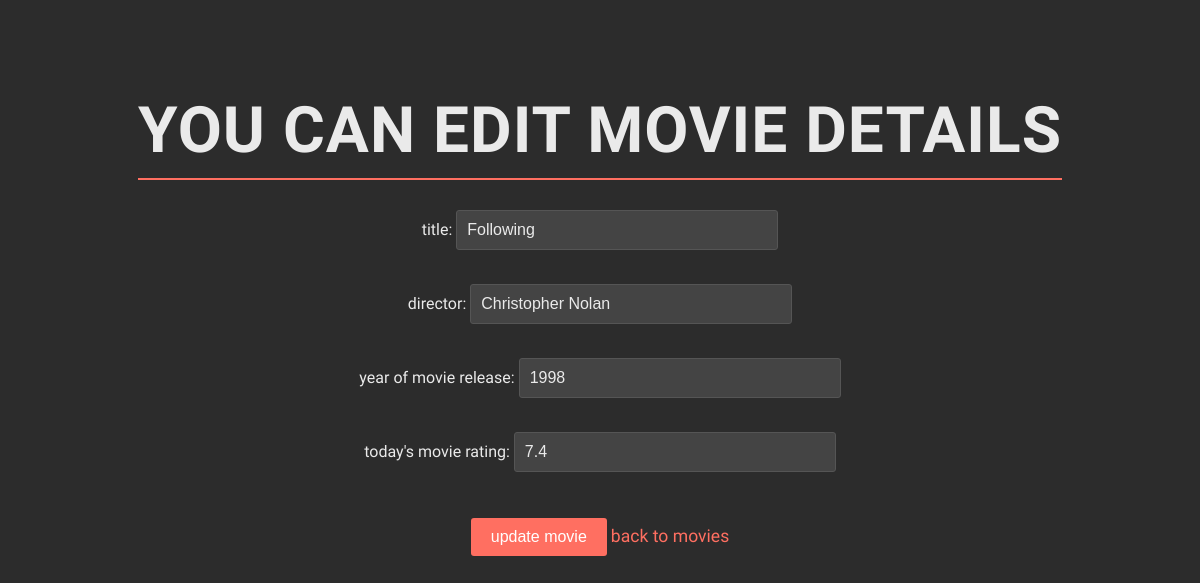
Page /movies/4/edit on the earlier database version.
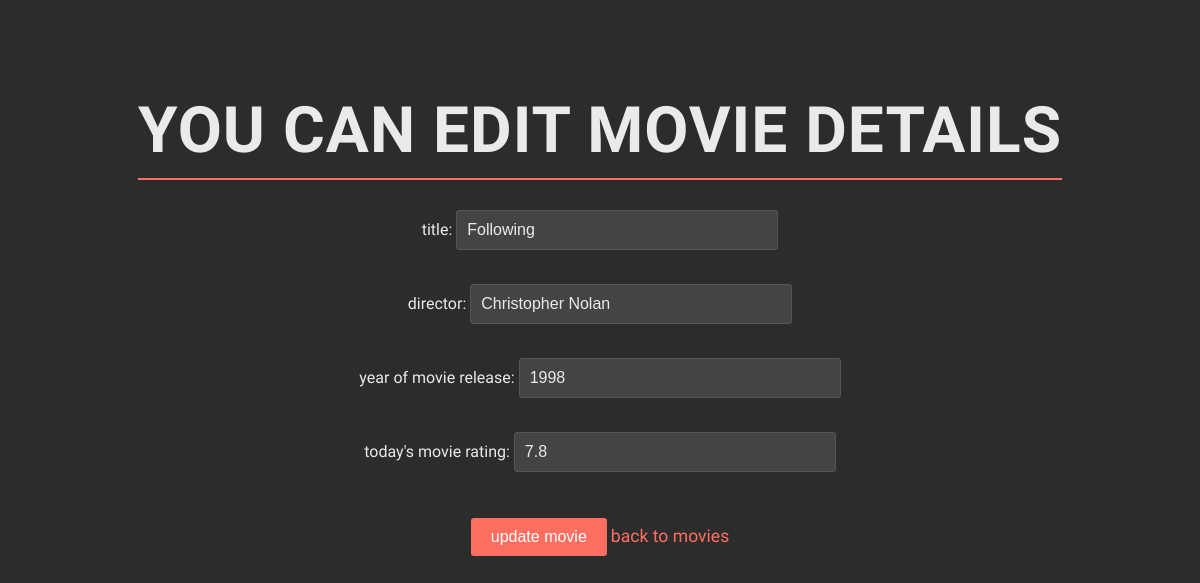
Same page on the later database version.
### data_models.py (models this page shows, shortened)
class Movie(db.Model):
    __tablename__ = 'movies'
    movie_id = db.Column(db.Integer, primary_key=True, autoincrement=True)
    title = db.Column(db.String(250), nullable=False)
    director = db.Column(db.String(200), nullable=False)
    release_year = db.Column(db.Integer, nullable=False)
    movie_rating = db.Column(db.Float, nullable=False)
    users = relationship('User', secondary=user_movies, back_populates='movies')

### app.py (the view, shortened to what this page needs)
@app.route('/movies/<int:movie_id>/edit', methods=['GET', 'POST'])
def update_movie(movie_id):
    movie = data_manager.get_movie_by_id(movie_id)
    if not movie:
        flash('Movie not found. 🪓', 'error')
        return redirect(url_for('list_movies'))
    return render_template('update_movie.html', movie=movie)

### datamanager/sqlite_data_manager.py (called while the page is built)
    def get_movie_by_id(self, movie_id):
        with self.app.app_context():
            return self.db.session.query(Movie).filter_by(movie_id=movie_id).first()

### templates/update_movie.html (shortened to what this page needs)
<!DOCTYPE html>
<html lang="en">
<head>
</head>
<body>
    <h1>you can edit movie details</h1><br>
    <form method="post" action="">
        <label for="title">title:</label>
        <input type="text" id="title" name="title" value="{{ movie.title }}" required><br><br>
        <label for="director">director:</label>
        <input type="text" id="director" name="director" value="{{ movie.director }}" required><br><br>
        <label for="release_year">year of movie release:</label>
        <input type="text" id="release_year" name="release_year" value="{{ movie.release_year }}" required><br><br>
        <label for="movie_rating">today's movie rating:</label>
        <input type="text" id="movie_rating" name="movie_rating" value="{{ movie.movie_rating }}" required><br><br>
        <input type="submit" value="update movie">
         <a href="{{ url_for('list_movies') }}">back to movies</a>
    </form>
</body>
</html>

Differences in the rows shown:
changed Movie "Following": movie_rating "7.4" → "7.8"
